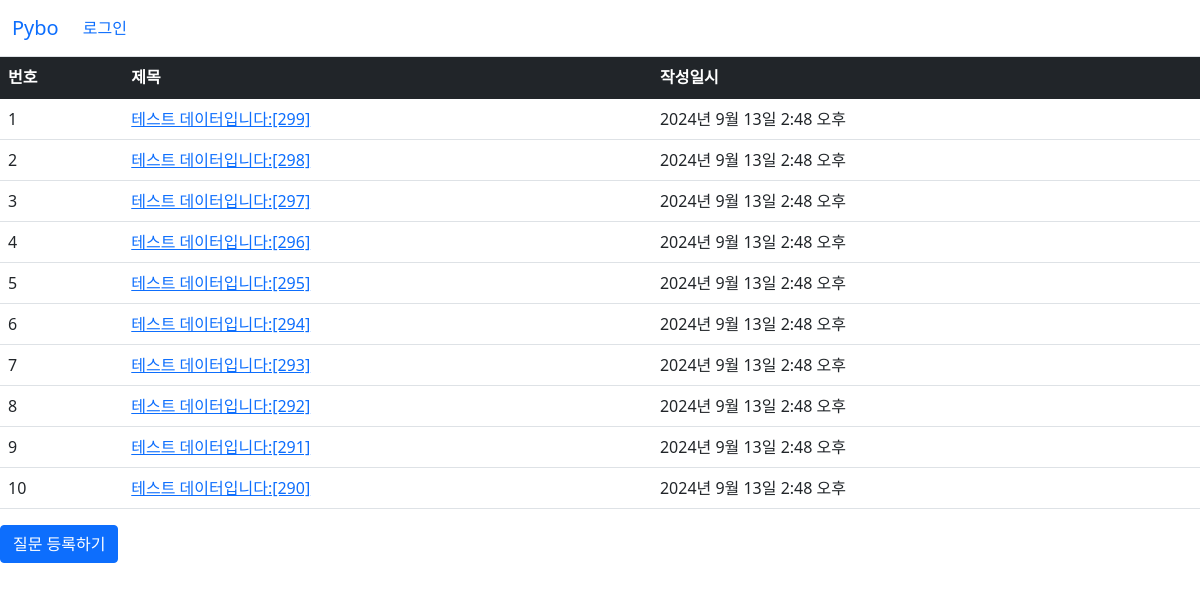
Screenshot of /pybo/ with the database file from the repository.
### pybo/models.py (models this page shows, shortened)
class Question(models.Model):
    subject = models.CharField(max_length=200)
    content = models.TextField()
    create_date = models.DateTimeField()

### pybo/views.py (the view)
# urls.py: path("", views.index, name='index'),
def index(request):
    page = request.GET.get('page', '1') #페이지
    question_list = Question.objects.order_by('-create_date')
    paginator = Paginator(question_list, 10) #페이지당 10개씩 보여주기
    page_obj = paginator.get_page(page)
    context = {'question_list': page_obj}
    return render(request, 'pybo/question_list.html/', context)

### templates/pybo/question_list.html
{% extends 'base.html' %}
{% block content %}
<div>
    <table class="table">
        <thead>
        <tr class="table-dark">
            <th>번호</th>
            <th>제목</th>
            <th>작성일시</th>
        </tr>
        </thead>
        <tbody>
        {% if question_list %}
        {% for question in question_list %}
        <tr>
            <td>{{ forloop.counter }}</td>
            <td>
                <a href="{% url 'pybo:detail' question.id%}">{{ question.subject }}</a>
            </td>
            <td>{{ question.create_date }}</td>
        </tr>
        {% endfor %}
        {% else %}
        <tr>
            <td colspan="3">질문이 없습니다.</td>
        </tr>
        {% endif %}
        </tbody>
    </table>
    <a href="{% url 'pybo:question_create' %}" class="btn btn-primary">질문 등록하기</a>
</div>
{% endblock %}

### templates/base.html (shortened to what this page needs)
{% load static %}
<!DOCTYPE html>
<html lang="en">
<head>
    <link rel="stylesheet" type="text/css" href="{% static 'bootstrap.min.css' %}">
    <link rel="stylesheet" type="text/css" href="{% static 'style.css' %}">
</head>
<body>
{% include "navbar.html" %}
{% block content %}
{% endblock %}
</body>
</html>

### templates/navbar.html (shortened to what this page needs)
<nav class="navbar navbar-expand-lg navbar-loght bg-loght border-bottom">
    <div class="container-fluid">
        <a class="navbar-brand" href="{% url 'pybo:index' %}">Pybo</a>
        <div class="collapse navbar-collapse" id="navbarSupportedContent">
            <ul class="navbar-nav me-auto mb-2 mb-lg-0">
                <li class="nav-item">
                    <a class="nav-link" href="#">로그인</a>
                </li>
            </ul>
        </div>
    </div>
</nav>

### rows the page displays
Question: subject "테스트 데이터입니다:[299]", create_date "2024년 9월 13일 2:48 오후"
Question: subject "테스트 데이터입니다:[298]", create_date "2024년 9월 13일 2:48 오후"
Question: subject "테스트 데이터입니다:[297]", create_date "2024년 9월 13일 2:48 오후"
Question: subject "테스트 데이터입니다:[296]", create_date "2024년 9월 13일 2:48 오후"
Question: subject "테스트 데이터입니다:[295]", create_date "2024년 9월 13일 2:48 오후"
Question: subject "테스트 데이터입니다:[294]", create_date "2024년 9월 13일 2:48 오후"
Question: subject "테스트 데이터입니다:[293]", create_date "2024년 9월 13일 2:48 오후"
Question: subject "테스트 데이터입니다:[292]", create_date "2024년 9월 13일 2:48 오후"
Question: subject "테스트 데이터입니다:[291]", create_date "2024년 9월 13일 2:48 오후"
Question: subject "테스트 데이터입니다:[290]", create_date "2024년 9월 13일 2:48 오후"
